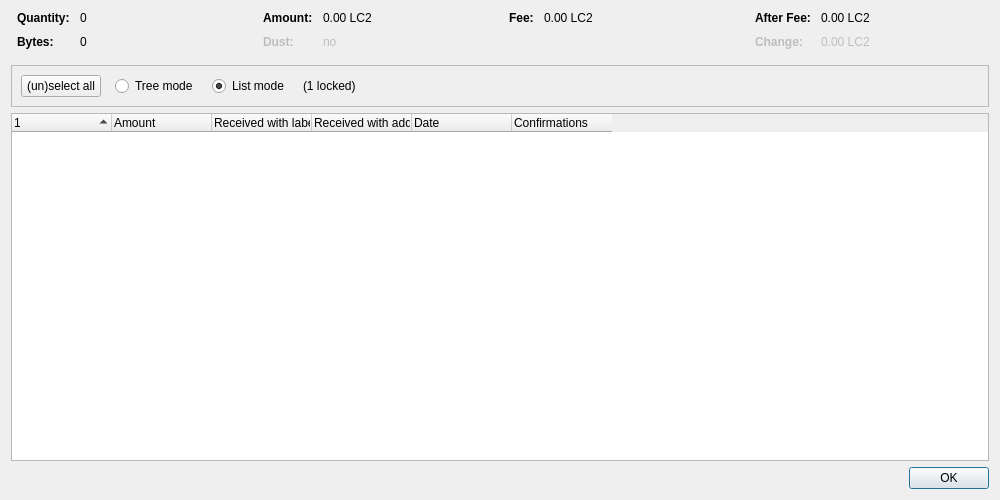
<?xml version="1.0" encoding="UTF-8"?>
<ui version="4.0">
 <class>CoinControlDialog</class>
 <widget class="QDialog" name="CoinControlDialog">
  <property name="geometry">
   <rect>
    <x>0</x>
    <y>0</y>
    <width>1000</width>
    <height>500</height>
   </rect>
  </property>
  <property name="windowTitle">
   <string>Coin Selection</string>
  </property>
  <layout class="QVBoxLayout" name="verticalLayout">
   <item>
    <layout class="QHBoxLayout" name="horizontalLayoutTop" stretch="0,0,0,0">
     <property name="topMargin">
      <number>0</number>
     </property>
     <property name="bottomMargin">
      <number>10</number>
     </property>
     <item>
      <layout class="QFormLayout" name="formLayoutCoinControl1">
       <property name="horizontalSpacing">
        <number>10</number>
       </property>
       <property name="verticalSpacing">
        <number>10</number>
       </property>
       <property name="leftMargin">
        <number>6</number>
       </property>
       <property name="rightMargin">
        <number>6</number>
       </property>
       <item row="0" column="0">
        <widget class="QLabel" name="labelCoinControlQuantityText">
         <property name="font">
          <font>
           <weight>75</weight>
           <bold>true</bold>
          </font>
         </property>
         <property name="text">
          <string>Quantity:</string>
         </property>
        </widget>
       </item>
       <item row="0" column="1">
        <widget class="QLabel" name="labelCoinControlQuantity">
         <property name="cursor">
          <cursorShape>IBeamCursor</cursorShape>
         </property>
         <property name="contextMenuPolicy">
          <enum>Qt::ActionsContextMenu</enum>
         </property>
         <property name="text">
          <string notr="true">0</string>
         </property>
         <property name="textInteractionFlags">
          <set>Qt::LinksAccessibleByMouse|Qt::TextSelectableByKeyboard|Qt::TextSelectableByMouse</set>
         </property>
        </widget>
       </item>
       <item row="1" column="0">
        <widget class="QLabel" name="labelCoinControlBytesText">
         <property name="font">
          <font>
           <weight>75</weight>
           <bold>true</bold>
          </font>
         </property>
         <property name="text">
          <string>Bytes:</string>
         </property>
        </widget>
       </item>
       <item row="1" column="1">
        <widget class="QLabel" name="labelCoinControlBytes">
         <property name="cursor">
          <cursorShape>IBeamCursor</cursorShape>
         </property>
         <property name="contextMenuPolicy">
          <enum>Qt::ActionsContextMenu</enum>
         </property>
         <property name="text">
          <string notr="true">0</string>
         </property>
         <property name="textInteractionFlags">
          <set>Qt::LinksAccessibleByMouse|Qt::TextSelectableByKeyboard|Qt::TextSelectableByMouse</set>
         </property>
        </widget>
       </item>
      </layout>
     </item>
     <item>
      <layout class="QFormLayout" name="formLayoutCoinControl2">
       <property name="horizontalSpacing">
        <number>10</number>
       </property>
       <property name="verticalSpacing">
        <number>10</number>
       </property>
       <property name="leftMargin">
        <number>6</number>
       </property>
       <property name="rightMargin">
        <number>6</number>
       </property>
       <item row="0" column="0">
        <widget class="QLabel" name="labelCoinControlAmountText">
         <property name="font">
          <font>
           <weight>75</weight>
           <bold>true</bold>
          </font>
         </property>
         <property name="text">
          <string>Amount:</string>
         </property>
        </widget>
       </item>
       <item row="0" column="1">
        <widget class="QLabel" name="labelCoinControlAmount">
         <property name="cursor">
          <cursorShape>IBeamCursor</cursorShape>
         </property>
         <property name="contextMenuPolicy">
          <enum>Qt::ActionsContextMenu</enum>
         </property>
         <property name="text">
          <string notr="true">0.00 LC2</string>
         </property>
         <property name="textInteractionFlags">
          <set>Qt::LinksAccessibleByMouse|Qt::TextSelectableByKeyboard|Qt::TextSelectableByMouse</set>
         </property>
        </widget>
       </item>
       <item row="1" column="0">
        <widget class="QLabel" name="labelCoinControlLowOutputText">
         <property name="enabled">
          <bool>false</bool>
         </property>
         <property name="font">
          <font>
           <weight>75</weight>
           <bold>true</bold>
          </font>
         </property>
         <property name="text">
          <string>Dust:</string>
         </property>
        </widget>
       </item>
       <item row="1" column="1">
        <widget class="QLabel" name="labelCoinControlLowOutput">
         <property name="enabled">
          <bool>false</bool>
         </property>
         <property name="cursor">
          <cursorShape>IBeamCursor</cursorShape>
         </property>
         <property name="contextMenuPolicy">
          <enum>Qt::ActionsContextMenu</enum>
         </property>
         <property name="text">
          <string notr="true">no</string>
         </property>
         <property name="textInteractionFlags">
          <set>Qt::LinksAccessibleByMouse|Qt::TextSelectableByKeyboard|Qt::TextSelectableByMouse</set>
         </property>
        </widget>
       </item>
      </layout>
     </item>
     <item>
      <layout class="QFormLayout" name="formLayoutCoinControl3">
       <property name="horizontalSpacing">
        <number>10</number>
       </property>
       <property name="verticalSpacing">
        <number>10</number>
       </property>
       <property name="leftMargin">
        <number>6</number>
       </property>
       <property name="rightMargin">
        <number>6</number>
       </property>
       <item row="0" column="0">
        <widget class="QLabel" name="labelCoinControlFeeText">
         <property name="font">
          <font>
           <weight>75</weight>
           <bold>true</bold>
          </font>
         </property>
         <property name="text">
          <string>Fee:</string>
         </property>
        </widget>
       </item>
       <item row="0" column="1">
        <widget class="QLabel" name="labelCoinControlFee">
         <property name="cursor">
          <cursorShape>IBeamCursor</cursorShape>
         </property>
         <property name="contextMenuPolicy">
          <enum>Qt::ActionsContextMenu</enum>
         </property>
         <property name="text">
          <string notr="true">0.00 LC2</string>
         </property>
         <property name="textInteractionFlags">
          <set>Qt::LinksAccessibleByMouse|Qt::TextSelectableByKeyboard|Qt::TextSelectableByMouse</set>
         </property>
        </widget>
       </item>
      </layout>
     </item>
     <item>
      <layout class="QFormLayout" name="formLayoutCoinControl4">
       <property name="horizontalSpacing">
        <number>10</number>
       </property>
       <property name="verticalSpacing">
        <number>10</number>
       </property>
       <property name="leftMargin">
        <number>6</number>
       </property>
       <property name="rightMargin">
        <number>6</number>
       </property>
       <item row="0" column="0">
        <widget class="QLabel" name="labelCoinControlAfterFeeText">
         <property name="font">
          <font>
           <weight>75</weight>
           <bold>true</bold>
          </font>
         </property>
         <property name="text">
          <string>After Fee:</string>
         </property>
        </widget>
       </item>
       <item row="0" column="1">
        <widget class="QLabel" name="labelCoinControlAfterFee">
         <property name="cursor">
          <cursorShape>IBeamCursor</cursorShape>
         </property>
         <property name="contextMenuPolicy">
          <enum>Qt::ActionsContextMenu</enum>
         </property>
         <property name="text">
          <string notr="true">0.00 LC2</string>
         </property>
         <property name="textInteractionFlags">
          <set>Qt::LinksAccessibleByMouse|Qt::TextSelectableByKeyboard|Qt::TextSelectableByMouse</set>
         </property>
        </widget>
       </item>
       <item row="1" column="0">
        <widget class="QLabel" name="labelCoinControlChangeText">
         <property name="enabled">
          <bool>false</bool>
         </property>
         <property name="font">
          <font>
           <weight>75</weight>
           <bold>true</bold>
          </font>
         </property>
         <property name="text">
          <string>Change:</string>
         </property>
        </widget>
       </item>
       <item row="1" column="1">
        <widget class="QLabel" name="labelCoinControlChange">
         <property name="enabled">
          <bool>false</bool>
         </property>
         <property name="cursor">
          <cursorShape>IBeamCursor</cursorShape>
         </property>
         <property name="contextMenuPolicy">
          <enum>Qt::ActionsContextMenu</enum>
         </property>
         <property name="text">
          <string notr="true">0.00 LC2</string>
         </property>
         <property name="textInteractionFlags">
          <set>Qt::LinksAccessibleByMouse|Qt::TextSelectableByKeyboard|Qt::TextSelectableByMouse</set>
         </property>
        </widget>
       </item>
      </layout>
     </item>
    </layout>
   </item>
   <item>
    <widget class="QFrame" name="frame">
     <property name="minimumSize">
      <size>
       <width>0</width>
       <height>40</height>
      </size>
     </property>
     <property name="frameShape">
      <enum>QFrame::StyledPanel</enum>
     </property>
     <property name="frameShadow">
      <enum>QFrame::Sunken</enum>
     </property>
     <layout class="QHBoxLayout" name="horizontalLayout">
      <item>
       <layout class="QHBoxLayout" name="horizontalLayoutPanel" stretch="0,0,0,0,0">
        <property name="spacing">
         <number>14</number>
        </property>
        <item>
         <widget class="QPushButton" name="pushButtonSelectAll">
          <property name="sizePolicy">
           <sizepolicy hsizetype="Maximum" vsizetype="Fixed">
            <horstretch>0</horstretch>
            <verstretch>0</verstretch>
           </sizepolicy>
          </property>
          <property name="text">
           <string>(un)select all</string>
          </property>
          <property name="autoDefault">
           <bool>false</bool>
          </property>
         </widget>
        </item>
        <item>
         <widget class="QRadioButton" name="radioTreeMode">
          <property name="sizePolicy">
           <sizepolicy hsizetype="Maximum" vsizetype="Fixed">
            <horstretch>0</horstretch>
            <verstretch>0</verstretch>
           </sizepolicy>
          </property>
          <property name="text">
           <string>Tree mode</string>
          </property>
         </widget>
        </item>
        <item>
         <widget class="QRadioButton" name="radioListMode">
          <property name="sizePolicy">
           <sizepolicy hsizetype="Maximum" vsizetype="Fixed">
            <horstretch>0</horstretch>
            <verstretch>0</verstretch>
           </sizepolicy>
          </property>
          <property name="text">
           <string>List mode</string>
          </property>
          <property name="checked">
           <bool>true</bool>
          </property>
         </widget>
        </item>
        <item>
         <widget class="QLabel" name="labelLocked">
          <property name="text">
           <string notr="true">(1 locked)</string>
          </property>
         </widget>
        </item>
        <item>
         <spacer name="horizontalSpacer">
          <property name="orientation">
           <enum>Qt::Horizontal</enum>
          </property>
          <property name="sizeHint" stdset="0">
           <size>
            <width>40</width>
            <height>20</height>
           </size>
          </property>
         </spacer>
        </item>
       </layout>
      </item>
     </layout>
    </widget>
   </item>
   <item>
    <widget class="CoinControlTreeWidget" name="treeWidget">
     <property name="contextMenuPolicy">
      <enum>Qt::CustomContextMenu</enum>
     </property>
     <property name="sortingEnabled">
      <bool>false</bool>
     </property>
     <property name="columnCount">
      <number>6</number>
     </property>
     <attribute name="headerShowSortIndicator" stdset="0">
      <bool>true</bool>
     </attribute>
     <attribute name="headerStretchLastSection">
      <bool>false</bool>
     </attribute>
     <column>
      <property name="text">
       <string/>
      </property>
     </column>
     <column>
      <property name="text">
       <string>Amount</string>
      </property>
     </column>
     <column>
      <property name="text">
       <string>Received with label</string>
      </property>
     </column>
     <column>
      <property name="text">
       <string>Received with address</string>
      </property>
     </column>
     <column>
      <property name="text">
       <string>Date</string>
      </property>
     </column>
     <column>
      <property name="text">
       <string>Confirmations</string>
      </property>
      <property name="toolTip">
       <string>Confirmed</string>
      </property>
     </column>
     <column>
      <property name="text">
       <string/>
      </property>
     </column>
     <column>
      <property name="text">
       <string/>
      </property>
     </column>
     <column>
      <property name="text">
       <string/>
      </property>
     </column>
     <column>
      <property name="text">
       <string/>
      </property>
     </column>
    </widget>
   </item>
   <item>
    <widget class="QDialogButtonBox" name="buttonBox">
     <property name="orientation">
      <enum>Qt::Horizontal</enum>
     </property>
     <property name="standardButtons">
      <set>QDialogButtonBox::Ok</set>
     </property>
    </widget>
   </item>
  </layout>
 </widget>
 <customwidgets>
  <customwidget>
   <class>CoinControlTreeWidget</class>
   <extends>QTreeWidget</extends>
   <header>qt/coincontroltreewidget.h</header>
  </customwidget>
 </customwidgets>
 <resources/>
 <connections/>
</ui>
